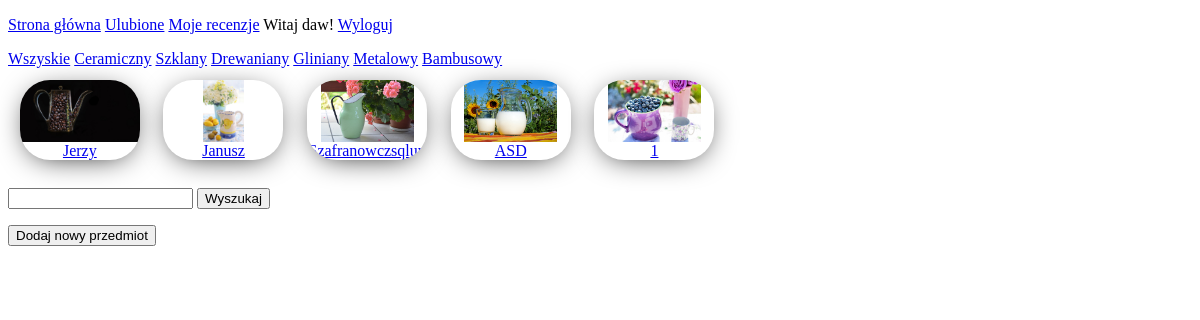
The app's page /index.php (signed in) with its own data.
### tables this page shows
CREATE TABLE `kategorie` (
  `id` int(10) UNSIGNED NOT NULL,
  `nazwa` varchar(50) NOT NULL,
  `opis` text NOT NULL
);

CREATE TABLE `dzbany` (
  `id` int(10) UNSIGNED NOT NULL,
  `idKategorii` int(10) UNSIGNED NOT NULL,
  `nazwa` varchar(50) NOT NULL,
  `obrazek` varchar(50) NOT NULL,
  `opis` text NOT NULL,
  `pojemność` int(11) NOT NULL,
  `wysokość` int(11) NOT NULL
);

### index.php (the view, shortened to what this page needs)
<!DOCTYPE html>
<html lang="en">
<head>
    <link rel="stylesheet" href="style.css">
</head>
<body>
        <?php
 require("menu.php");
?>
    <div class="content">
    <?php
$sql = "SELECT id, nazwa FROM kategorie";
 $result = $conn->query($sql);
 echo "<a href='index.php'> Wszyskie</a>";
 while($row = $result->fetch_object()) {
 echo " <a href='index.php?idKat={$row->id}'>{$row->nazwa}</a>";
 }
 ?>
<?php
$sql = "SELECT id, nazwa, obrazek FROM dzbany";
$result = $conn->query($sql);
echo"<div class='mainContainer'>";
while($row = $result->fetch_object()) {
echo " <a class='mainItem' href='details.php?id={$row->id}'><img class='itemimg' src='$row->obrazek'></img>{$row->nazwa}</a>";
}
echo"</div>"
?>
<form>
 <p>
 <input type="text" name="fraza">
 <input type="submit" value="Wyszukaj">
 </p>
 </form>
    </div>
    <div class="addItem">
        <form action="insertForm.php">
        <button type="submit"> Dodaj nowy przedmiot</button>
        </form>
    </div>
</body>
</html>

### menu.php (shortened to what this page needs)
<header>
<p>
 <a href="index.php">Strona główna</a>
 <a href="favourites.php">Ulubione</a>
 <a href="myReviews.php">Moje recenzje</a>
 Witaj <?= $_SESSION["login"] ?>!
 <a href="logout.php">Wyloguj</a>
</p>
    </header>

### style.css (style rules this page uses)
.mainItem { margin: 1%; max-width: 10vw; max-height: 10vh; display: flex; flex-direction: column; text-align: center; overflow: hidden; background-color: rgb(255, 255, 255); border-radius: 30px; box-shadow: 0px 5px 30px -10px rgba(0, 0, 0, 1); }
.mainContainer { display: flex; }
.itemimg { overflow: hidden; width: 100%; height: 100%; object-fit: contain ; }

### records on screen
kategorie: nazwa "Ceramiczny"
kategorie: nazwa "Szklany"
kategorie: nazwa "Drewaniany"
kategorie: nazwa "Gliniany"
kategorie: nazwa "Metalowy"
kategorie: nazwa "Bambusowy"
dzbany: obrazek (picture), nazwa "Jerzy"
dzbany: obrazek (picture), nazwa "Janusz"
dzbany: obrazek (picture), nazwa "Szafranowczsqlup"
dzbany: obrazek (picture), nazwa "ASD"
dzbany: obrazek (picture), nazwa "1"

### other values on screen
$_SESSION["login"] "daw"
